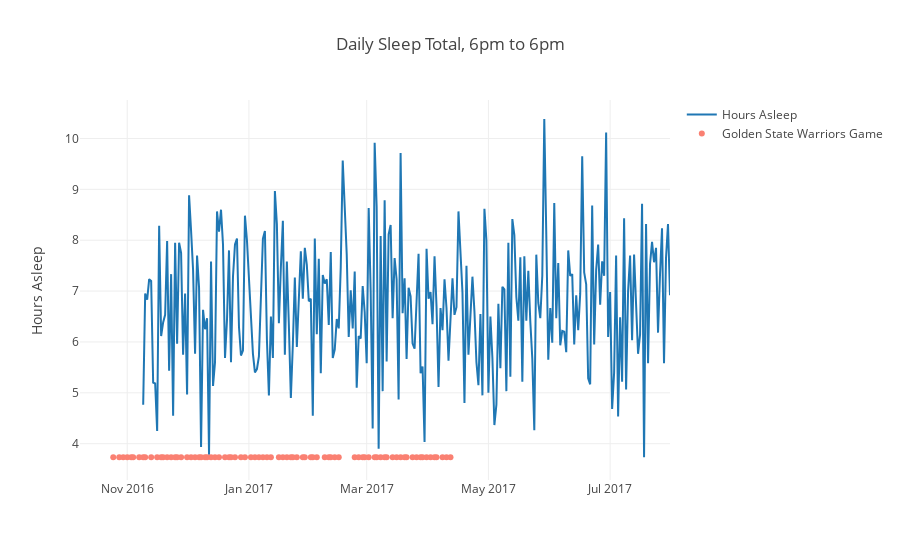

This figure's notebook cell:
### Code cell
toplot = sleep_day['minutesAsleep']/60.

data = []

data.append(
    go.Scatter(
        x=toplot.index,
        y=toplot.values,
        name='Hours Asleep'
    )
)

shapes = []
for idate, gsw_date in enumerate(gsw_dates):
    if idate == 0:
        showlegend = True
    else:
        showlegend = False
    trace0 = go.Scatter(
        x=[gsw_date],
        y=[toplot.dropna().min()],
        mode='markers',
        name='Golden State Warriors Game',
        marker=dict(
            color='salmon'
        ),
        showlegend=showlegend
    )
    data.append(trace0)

layout = go.Layout(
    title="Daily Sleep Total, 6pm to 6pm",
    yaxis=dict(
        title='Hours Asleep'
    ),
)

fig = {
    'data': data,
    'layout': layout,
}

py.iplot(fig, filename='DailySleepTotal_GSWGames')

### Figure 1 — Plotly figure (JSON) as saved in the notebook; plotly's stock layout.template omitted (floating-point values rounded to 4 significant figures; data arrays with more than 128 entries replaced by an {"elided": "..."} marker saying what was removed)
{"data": [{"name": "Hours Asleep", "type": "scatter", "x": {"elided": "265 str values"}, "y": {"elided": "265 float values"}}, {"marker": {"color": "salmon"}, "mode": "markers", "name": "Golden State Warriors Game", "showlegend": true, "type": "scatter", "x": ["2016-11-23"], "y": [3.733]}, {"marker": {"color": "salmon"}, "mode": "markers", "name": "Golden State Warriors Game", "showlegend": false, "type": "scatter", "x": ["2017-01-28"], "y": [3.733]}, {"marker": {"color": "salmon"}, "mode": "markers", "name": "Golden State Warriors Game", "showlegend": false, "type": "scatter", "x": ["2016-12-05"], "y": [3.733]}, {"marker": {"color": "salmon"}, "mode": "markers", "name": "Golden State Warriors Game", "showlegend": false, "type": "scatter", "x": ["2017-04-02"], "y": [3.733]}, {"marker": {"color": "salmon"}, "mode": "markers", "name": "Golden State Warriors Game", "showlegend": false, "type": "scatter", "x": ["2016-12-03"], "y": [3.733]}, {"marker": {"color": "salmon"}, "mode": "markers", "name": "Golden State Warriors Game", "showlegend": false, "type": "scatter", "x": ["2016-12-17"], "y": [3.733]}, {"marker": {"color": "salmon"}, "mode": "markers", "name": "Golden State Warriors Game", "showlegend": false, "type": "scatter", "x": ["2017-02-02"], "y": [3.733]}, {"marker": {"color": "salmon"}, "mode": "markers", "name": "Golden State Warriors Game", "showlegend": false, "type": "scatter", "x": ["2016-11-13"], "y": [3.733]}, {"marker": {"color": "salmon"}, "mode": "markers", "name": "Golden State Warriors Game", "showlegend": false, "type": "scatter", "x": ["2017-02-11"], "y": [3.733]}, {"marker": {"color": "salmon"}, "mode": "markers", "name": "Golden State Warriors Game", "showlegend": false, "type": "scatter", "x": ["2017-01-12"], "y": [3.733]}, {"marker": {"color": "salmon"}, "mode": "markers", "name": "Golden State Warriors Game", "showlegend": false, "type": "scatter", "x": ["2017-01-02"], "y": [3.733]}, {"marker": {"color": "salmon"}, "mode": "markers", "name": "Golden State Warriors Game", "showlegend": false, "type": "scatter", "x": ["2016-12-01"], "y": [3.733]}, {"marker": {"color": "salmon"}, "mode": "markers", "name": "Golden State Warriors Game", "showlegend": false, "type": "scatter", "x": ["2016-11-16"], "y": [3.733]}, {"marker": {"color": "salmon"}, "mode": "markers", "name": "Golden State Warriors Game", "showlegend": false, "type": "scatter", "x": ["2016-11-01"], "y": [3.733]}, {"marker": {"color": "salmon"}, "mode": "markers", "name": "Golden State Warriors Game", "showlegend": false, "type": "scatter", "x": ["2017-02-01"], "y": [3.733]}, {"marker": {"color": "salmon"}, "mode": "markers", "name": "Golden State Warriors Game", "showlegend": false, "type": "scatter", "x": ["2017-01-16"], "y": [3.733]}, {"marker": {"color": "salmon"}, "mode": "markers", "name": "Golden State Warriors Game", "showlegend": false, "type": "scatter", "x": ["2017-01-20"], "y": [3.733]}, {"marker": {"color": "salmon"}, "mode": "markers", "name": "Golden State Warriors Game", "showlegend": false, "type": "scatter", "x": ["2017-01-04"], "y": [3.733]}, {"marker": {"color": "salmon"}, "mode": "markers", "name": "Golden State Warriors Game", "showlegend": false, "type": "scatter", "x": ["2016-11-10"], "y": [3.733]}, {"marker": {"color": "salmon"}, "mode": "markers", "name": "Golden State Warriors Game", "showlegend": false, "type": "scatter", "x": ["2016-11-19"], "y": [3.733]}, {"marker": {"color": "salmon"}, "mode": "markers", "name": "Golden State Warriors Game", "showlegend": false, "type": "scatter", "x": ["2017-04-08"], "y": [3.733]}, {"marker": {"color": "salmon"}, "mode": "markers", "name": "Golden State Warriors Game", "showlegend": false, "type": "scatter", "x": ["2017-02-23"], "y": [3.733]}, {"marker": {"color": "salmon"}, "mode": "markers", "name": "Golden State Warriors Game", "showlegend": false, "type": "scatter", "x": ["2017-02-08"], "y": [3.733]}, {"marker": {"color": "salmon"}, "mode": "markers", "name": "Golden State Warriors Game", "showlegend": false, "type": "scatter", "x": ["2017-03-16"], "y": [3.733]}, {"marker": {"color": "salmon"}, "mode": "markers", "name": "Golden State Warriors Game", "showlegend": false, "type": "scatter", "x": ["2017-02-10"], "y": [3.733]}, {"marker": {"color": "salmon"}, "mode": "markers", "name": "Golden State Warriors Game", "showlegend": false, "type": "scatter", "x": ["2016-11-03"], "y": [3.733]}, {"marker": {"color": "salmon"}, "mode": "markers", "name": "Golden State Warriors Game", "showlegend": false, "type": "scatter", "x": ["2016-10-28"], "y": [3.733]}, {"marker": {"color": "salmon"}, "mode": "markers", "name": "Golden State Warriors Game", "showlegend": false, "type": "scatter", "x": ["2017-04-04"], "y": [3.733]}, {"marker": {"color": "salmon"}, "mode": "markers", "name": "Golden State Warriors Game", "showlegend": false, "type": "scatter", "x": ["2017-01-18"], "y": [3.733]}, {"marker": {"color": "salmon"}, "mode": "markers", "name": "Golden State Warriors Game", "showlegend": false, "type": "scatter", "x": ["2016-12-28"], "y": [3.733]}, {"marker": {"color": "salmon"}, "mode": "markers", "name": "Golden State Warriors Game", "showlegend": false, "type": "scatter", "x": ["2017-04-05"], "y": [3.733]}, {"marker": {"color": "salmon"}, "mode": "markers", "name": "Golden State Warriors Game", "showlegend": false, "type": "scatter", "x": ["2016-11-21"], "y": [3.733]}, {"marker": {"color": "salmon"}, "mode": "markers", "name": "Golden State Warriors Game", "showlegend": false, "type": "scatter", "x": ["2017-03-06"], "y": [3.733]}, {"marker": {"color": "salmon"}, "mode": "markers", "name": "Golden State Warriors Game", "showlegend": false, "type": "scatter", "x": ["2017-02-27"], "y": [3.733]}, {"marker": {"color": "salmon"}, "mode": "markers", "name": "Golden State Warriors Game", "showlegend": false, "type": "scatter", "x": ["2017-01-06"], "y": [3.733]}, {"marker": {"color": "salmon"}, "mode": "markers", "name": "Golden State Warriors Game", "showlegend": false, "type": "scatter", "x": ["2016-12-23"], "y": [3.733]}, {"marker": {"color": "salmon"}, "mode": "markers", "name": "Golden State Warriors Game", "showlegend": false, "type": "scatter", "x": ["2017-01-22"], "y": [3.733]}, {"marker": {"color": "salmon"}, "mode": "markers", "name": "Golden State Warriors Game", "showlegend": false, "type": "scatter", "x": ["2017-03-18"], "y": [3.733]}, {"marker": {"color": "salmon"}, "mode": "markers", "name": "Golden State Warriors Game", "showlegend": false, "type": "scatter", "x": ["2017-01-08"], "y": [3.733]}, {"marker": {"color": "salmon"}, "mode": "markers", "name": "Golden State Warriors Game", "showlegend": false, "type": "scatter", "x": ["2016-12-22"], "y": [3.733]}, {"marker": {"color": "salmon"}, "mode": "markers", "name": "Golden State Warriors Game", "showlegend": false, "type": "scatter", "x": ["2016-12-11"], "y": [3.733]}, {"marker": {"color": "salmon"}, "mode": "markers", "name": "Golden State Warriors Game", "showlegend": false, "type": "scatter", "x": ["2016-11-09"], "y": [3.733]}, {"marker": {"color": "salmon"}, "mode": "markers", "name": "Golden State Warriors Game", "showlegend": false, "type": "scatter", "x": ["2016-11-07"], "y": [3.733]}, {"marker": {"color": "salmon"}, "mode": "markers", "name": "Golden State Warriors Game", "showlegend": false, "type": "scatter", "x": ["2016-12-07"], "y": [3.733]}, {"marker": {"color": "salmon"}, "mode": "markers", "name": "Golden State Warriors Game", "showlegend": false, "type": "scatter", "x": ["2016-11-26"], "y": [3.733]}, {"marker": {"color": "salmon"}, "mode": "markers", "name": "Golden State Warriors Game", "showlegend": false, "type": "scatter", "x": ["2017-03-24"], "y": [3.733]}, {"marker": {"color": "salmon"}, "mode": "markers", "name": "Golden State Warriors Game", "showlegend": false, "type": "scatter", "x": ["2017-03-28"], "y": [3.733]}, {"marker": {"color": "salmon"}, "mode": "markers", "name": "Golden State Warriors Game", "showlegend": false, "type": "scatter", "x": ["2017-01-29"], "y": [3.733]}, {"marker": {"color": "salmon"}, "mode": "markers", "name": "Golden State Warriors Game", "showlegend": false, "type": "scatter", "x": ["2017-01-25"], "y": [3.733]}, {"marker": {"color": "salmon"}, "mode": "markers", "name": "Golden State Warriors Game", "showlegend": false, "type": "scatter", "x": ["2016-12-13"], "y": [3.733]}, {"marker": {"color": "salmon"}, "mode": "markers", "name": "Golden State Warriors Game", "showlegend": false, "type": "scatter", "x": ["2017-03-21"], "y": [3.733]}, {"marker": {"color": "salmon"}, "mode": "markers", "name": "Golden State Warriors Game", "showlegend": false, "type": "scatter", "x": ["2017-03-05"], "y": [3.733]}, {"marker": {"color": "salmon"}, "mode": "markers", "name": "Golden State Warriors Game", "showlegend": false, "type": "scatter", "x": ["2017-02-25"], "y": [3.733]}, {"marker": {"color": "salmon"}, "mode": "markers", "name": "Golden State Warriors Game", "showlegend": false, "type": "scatter", "x": ["2017-03-20"], "y": [3.733]}, {"marker": {"color": "salmon"}, "mode": "markers", "name": "Golden State Warriors Game", "showlegend": false, "type": "scatter", "x": ["2017-03-29"], "y": [3.733]}, {"marker": {"color": "salmon"}, "mode": "markers", "name": "Golden State Warriors Game", "showlegend": false, "type": "scatter", "x": ["2017-02-13"], "y": [3.733]}, {"marker": {"color": "salmon"}, "mode": "markers", "name": "Golden State Warriors Game", "showlegend": false, "type": "scatter", "x": ["2017-04-12"], "y": [3.733]}, {"marker": {"color": "salmon"}, "mode": "markers", "name": "Golden State Warriors Game", "showlegend": false, "type": "scatter", "x": ["2017-02-15"], "y": [3.733]}, {"marker": {"color": "salmon"}, "mode": "markers", "name": "Golden State Warriors Game", "showlegend": false, "type": "scatter", "x": ["2016-11-25"], "y": [3.733]}, {"marker": {"color": "salmon"}, "mode": "markers", "name": "Golden State Warriors Game", "showlegend": false, "type": "scatter", "x": ["2017-02-28"], "y": [3.733]}, {"marker": {"color": "salmon"}, "mode": "markers", "name": "Golden State Warriors Game", "showlegend": false, "type": "scatter", "x": ["2016-12-30"], "y": [3.733]}, {"marker": {"color": "salmon"}, "mode": "markers", "name": "Golden State Warriors Game", "showlegend": false, "type": "scatter", "x": ["2016-12-25"], "y": [3.733]}, {"marker": {"color": "salmon"}, "mode": "markers", "name": "Golden State Warriors Game", "showlegend": false, "type": "scatter", "x": ["2017-03-31"], "y": [3.733]}, {"marker": {"color": "salmon"}, "mode": "markers", "name": "Golden State Warriors Game", "showlegend": false, "type": "scatter", "x": ["2017-01-10"], "y": [3.733]}, {"marker": {"color": "salmon"}, "mode": "markers", "name": "Golden State Warriors Game", "showlegend": false, "type": "scatter", "x": ["2017-03-26"], "y": [3.733]}, {"marker": {"color": "salmon"}, "mode": "markers", "name": "Golden State Warriors Game", "showlegend": false, "type": "scatter", "x": ["2017-03-14"], "y": [3.733]}, {"marker": {"color": "salmon"}, "mode": "markers", "name": "Golden State Warriors Game", "showlegend": false, "type": "scatter", "x": ["2017-02-04"], "y": [3.733]}, {"marker": {"color": "salmon"}, "mode": "markers", "name": "Golden State Warriors Game", "showlegend": false, "type": "scatter", "x": ["2016-12-08"], "y": [3.733]}, {"marker": {"color": "salmon"}, "mode": "markers", "name": "Golden State Warriors Game", "showlegend": false, "type": "scatter", "x": ["2016-10-30"], "y": [3.733]}, {"marker": {"color": "salmon"}, "mode": "markers", "name": "Golden State Warriors Game", "showlegend": false, "type": "scatter", "x": ["2016-11-28"], "y": [3.733]}, {"marker": {"color": "salmon"}, "mode": "markers", "name": "Golden State Warriors Game", "showlegend": false, "type": "scatter", "x": ["2016-12-20"], "y": [3.733]}, {"marker": {"color": "salmon"}, "mode": "markers", "name": "Golden State Warriors Game", "showlegend": false, "type": "scatter", "x": ["2016-11-18"], "y": [3.733]}, {"marker": {"color": "salmon"}, "mode": "markers", "name": "Golden State Warriors Game", "showlegend": false, "type": "scatter", "x": ["2016-12-15"], "y": [3.733]}, {"marker": {"color": "salmon"}, "mode": "markers", "name": "Golden State Warriors Game", "showlegend": false, "type": "scatter", "x": ["2017-03-10"], "y": [3.733]}, {"marker": {"color": "salmon"}, "mode": "markers", "name": "Golden State Warriors Game", "showlegend": false, "type": "scatter", "x": ["2017-01-23"], "y": [3.733]}, {"marker": {"color": "salmon"}, "mode": "markers", "name": "Golden State Warriors Game", "showlegend": false, "type": "scatter", "x": ["2016-10-25"], "y": [3.733]}, {"marker": {"color": "salmon"}, "mode": "markers", "name": "Golden State Warriors Game", "showlegend": false, "type": "scatter", "x": ["2017-04-10"], "y": [3.733]}, {"marker": {"color": "salmon"}, "mode": "markers", "name": "Golden State Warriors Game", "showlegend": false, "type": "scatter", "x": ["2016-11-04"], "y": [3.733]}, {"marker": {"color": "salmon"}, "mode": "markers", "name": "Golden State Warriors Game", "showlegend": false, "type": "scatter", "x": ["2016-12-10"], "y": [3.733]}, {"marker": {"color": "salmon"}, "mode": "markers", "name": "Golden State Warriors Game", "showlegend": false, "type": "scatter", "x": ["2017-03-02"], "y": [3.733]}, {"marker": {"color": "salmon"}, "mode": "markers", "name": "Golden State Warriors Game", "showlegend": false, "type": "scatter", "x": ["2017-03-08"], "y": [3.733]}, {"marker": {"color": "salmon"}, "mode": "markers", "name": "Golden State Warriors Game", "showlegend": false, "type": "scatter", "x": ["2017-03-11"], "y": [3.733]}], "layout": {"title": "Daily Sleep Total, 6pm to 6pm", "yaxis": {"title": "Hours Asleep"}}}
